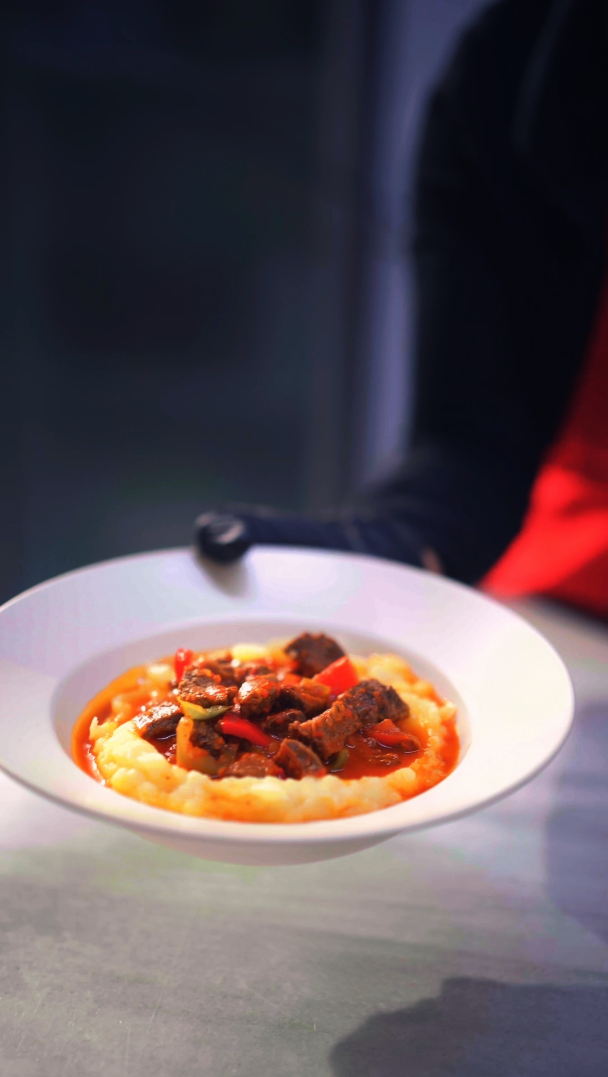
#> input picture mutfella-icerik/feed-9-gun/kaynak/IMG_0562.jpg, 1215 x 2153 px (shown at 1/2 size)
$ python facebook_kapak.py
#> lines starting #> are read from the running program, lines starting #| are printed output that depends on the picture; after the words box and inside, x2 and y2 are one past the last pixel; in counts of white or black regions, pixels touching at a corner belong together
### mutfella-icerik/uretim/feed.py
"""Mutfella - feed gönderileri ve profil ızgarası önizlemesi.

Kullanım:  python3 feed.py ../feed-9-gun/ayarlar.json
Gönderiler 1080x1440 çıkar: Instagram profil ızgarasının 3:4 oranıyla birebir. Yazılar, uygulama 4:5'e
kırparsa da kesilmeyecek alanda (üstten ve alttan 45 px içeride) durur.
Hikâyeler 1080x1920 çıkar; yazılar üstteki profil çubuğunun altında, alttaki mesaj çubuğunun üstünde kalır,
ortadaki boşluk uygulamada eklenecek anket / soru / kaydırıcı çıkartması içindir.
Tasarım önceki Mutfella gönderilerinin çizgisini izler: kırmızı etiket, kalın beyaz başlık, kırmızı nokta;
altta yuvarlak Mutfella logosu, "MUTFELLA CATERING · Kurumsal Yemek Hizmeti" ve web adresi.
"video" olan günler ızgarada boş, numaralı kutu olarak kalır; videolar gelince yerlerine girer.
"""
import json
import os
import sys

import numpy as np
from PIL import Image, ImageDraw, ImageFilter, ImageFont

HERE = os.path.dirname(os.path.abspath(__file__))
ROOT = os.path.dirname(os.path.dirname(HERE))

W, H = 1080, 1440
SH = 1920  # story height
MARGIN = 64
RED = (200, 16, 46)
WHITE = (255, 255, 255)
HEAD_MAX, HEAD_MIN = 104, 72
LOGO = os.path.join(ROOT, "mutfella-icerik", "marka", "mutfella-logo.png")
SITE = "mutfella.com.tr"


def repo(p):
    return os.path.join(ROOT, p)


def font(weight, size):
    num = {"Medium": 500, "Bold": 700, "ExtraBold": 800}[weight]
    return ImageFont.truetype(os.path.join(HERE, "fonts", f"Montserrat_{num}{weight}.ttf"), size)


def crop_to(img, size, center=(0.5, 0.5)):
    """Largest window with the target aspect ratio around `center`, resized to `size`."""
#> called with size = (378, 924), center = (0.5, 0.62)
    tw, th = size
#> tw = 378; th = 924
    sw, sh = img.size
#> sw = 1215; sh = 2153
    ratio = tw / th
#> ratio = 0.409
    cw, ch = (sw, sw / ratio) if sw / sh < ratio else (sh * ratio, sh)
#> cw = 880.8; ch = 2153
    cx = min(max(center[0] * sw, cw / 2), sw - cw / 2)
#> cx = 607.5
    cy = min(max(center[1] * sh, ch / 2), sh - ch / 2)
#> cy = 1076.5
    box = (round(cx - cw / 2), round(cy - ch / 2), round(cx + cw / 2), round(cy + ch / 2))
#> box = (167, 0, 1048, 2153)
    return img.crop(box).resize(size, Image.LANCZOS)


def grade(img, contrast=0.10, warmth=1.0, vignette=0.24):
    """Light touch: the footage is already graded. A soft S-curve, warm highlights and an edge falloff."""
#> called with contrast = 0.08, warmth = 1, vignette = 0.15
    a = np.asarray(img.convert("RGB")).astype(np.float32) / 255
    a = a + contrast * (a - 0.5) * (1 - np.abs(2 * a - 1))
    lum = a @ np.array([0.299, 0.587, 0.114], np.float32)
    a[..., 0] += 0.018 * lum * warmth
    a[..., 2] -= 0.018 * lum * warmth
    h, w = a.shape[:2]
#> h = 924; w = 378
    yy, xx = np.mgrid[0:h, 0:w].astype(np.float32)
    r = np.hypot((xx - w / 2) / (w / 2), (yy - h / 2) / (h / 2)) / np.sqrt(2)
    a *= (1 - vignette * np.clip(r - 0.3, 0, 1) ** 1.6 / 0.7 ** 1.6)[..., None]
    return Image.fromarray(np.clip(a * 255, 0, 255).astype(np.uint8))


# [15 lines left out: function shade, not called in this run]


def tracked(draw, xy, text, fnt, fill, tracking):
    x, y = xy
    for ch in text:
        draw.text((x, y), ch, font=fnt, fill=fill)
        x += draw.textlength(ch, font=fnt) + tracking
    return x - tracking


def tracked_width(draw, text, fnt, tracking):
    return sum(draw.textlength(ch, font=fnt) for ch in text) + tracking * (len(text) - 1)


# [211 lines left out: functions pill, headline_size, headline, subline, wrap_lines, wrapped and 7 more, not called in this run]


# [2 lines that do not run on import are left out]

### mutfella-icerik/uretim/facebook_kapak.py
"""Mutfella - Facebook sayfası kapak fotoğrafı (1640x924).

Kullanım:  python3 facebook_kapak.py
Facebook kapağı masaüstünde ortadaki yaklaşık 1640x610'luk şeridi, telefonda görselin tamamını gösterir; yazılar
bu yüzden ortadaki güvenli şeritte durur. Solda siyah zemin üstünde kırmızı etiket ve başlık, sağda çekimden üç
fotoğraf eğik paneller halinde. Sol alt köşe boş bırakılır (profil fotoğrafı ve sayfa notu oraya biner).
"""
import os

import numpy as np
from PIL import Image, ImageDraw, ImageFilter

from feed import RED, WHITE, crop_to, font, grade, repo, tracked

W, H = 1640, 924
SAFE = (157, 767)  # rows the desktop crop keeps
SLANT = 60
PANELS = [  # photo, focus (x, y) in the photo
    ("mutfella-icerik/feed-9-gun/kaynak/IMG_0562.jpg", (0.5, 0.62)),
    ("mutfella-icerik/feed-9-gun/kaynak/IMG_0575.jpg", (0.6, 0.36)),
    ("mutfella-icerik/feed-9-gun/kaynak/IMG_0547.jpg", (0.5, 0.6)),
]
PHONE = "0536 572 12 12"
OUT = "mutfella-icerik/facebook/mutfella-facebook-kapak.jpg"
PREVIEW = "mutfella-icerik/facebook/masaustu-onizleme.jpg"


# the classic handset (Material "call" icon outline, 24x24 box) as cubic segments; lines are degenerate cubics
HANDSET = [((6.62, 10.79), (8.06, 13.62), (10.38, 15.93), (13.21, 17.38)), ((13.21, 17.38), None, None, (15.41, 15.18)),
           ((15.41, 15.18), (15.68, 14.91), (16.08, 14.82), (16.43, 14.94)),
           ((16.43, 14.94), (17.55, 15.31), (18.76, 15.51), (20.0, 15.51)),
           ((20.0, 15.51), (20.55, 15.51), (21.0, 15.96), (21.0, 16.51)), ((21.0, 16.51), None, None, (21.0, 20.0)),
           ((21.0, 20.0), (21.0, 20.55), (20.55, 21.0), (20.0, 21.0)),
           ((20.0, 21.0), (10.61, 21.0), (3.0, 13.39), (3.0, 4.0)), ((3.0, 4.0), (3.0, 3.45), (3.45, 3.0), (4.0, 3.0)),
           ((4.0, 3.0), None, None, (7.5, 3.0)), ((7.5, 3.0), (8.05, 3.0), (8.5, 3.45), (8.5, 4.0)),
           ((8.5, 4.0), (8.5, 5.25), (8.7, 6.45), (9.07, 7.57)), ((9.07, 7.57), (9.18, 7.92), (9.1, 8.31), (8.82, 8.59)),
           ((8.82, 8.59), None, None, (6.62, 10.79))]


def phone_icon(size):
    """White handset in a red disc."""
    big = size * 4
    im = Image.new("RGBA", (big, big), (0, 0, 0, 0))
    d = ImageDraw.Draw(im)
    d.ellipse((0, 0, big - 1, big - 1), fill=RED)
    pts = []
    for p0, c1, c2, p1 in HANDSET:
        if c1 is None:
            pts.append(p1)
            continue
        for k in range(1, 13):
            u = k / 12
            pts.append(tuple((1 - u) ** 3 * a + 3 * (1 - u) ** 2 * u * b + 3 * (1 - u) * u ** 2 * c + u ** 3 * e
                             for a, b, c, e in zip(p0, c1, c2, p1)))
    s, off = big * 0.58 / 24, big * 0.21
    d.polygon([(off + x * s, off + y * s) for x, y in pts], fill=WHITE)
    return im.resize((size, size), Image.LANCZOS)


def main():
    base = np.zeros((H, W, 3), np.float32)
    yy, xx = np.mgrid[0:H, 0:W].astype(np.float32)
    r = np.hypot((xx - 360) / W, (yy - H / 2) / H)
    base[:] = np.array((16, 12, 12), np.float32)
    base += (np.clip(1 - r * 1.8, 0, 1) ** 2)[..., None] * np.array((46, 14, 16), np.float32)
    im = Image.fromarray(base.astype(np.uint8), "RGB").convert("RGBA")

    # three slanted photo panels on the right
    x0, x1 = 905, W + SLANT
    gap = 10
    pw = (x1 - x0 - gap * (len(PANELS) - 1)) / len(PANELS)
    edges = []
    for i, (path, focus) in enumerate(PANELS):
        left = x0 + i * (pw + gap)
        right = left + pw
        box_w = round(pw + 2 * SLANT)
        photo = grade(crop_to(Image.open(repo(path)).convert("RGB"), (box_w, H), focus), contrast=0.08, vignette=0.15)
        mask = Image.new("L", (W, H), 0)
#> mask: PIL image 1640x924 L; every value is 0
        poly = [(left + SLANT, 0), (right + SLANT, 0), (right - SLANT, H), (left - SLANT, H)]
        ImageDraw.Draw(mask).polygon(poly, fill=255)
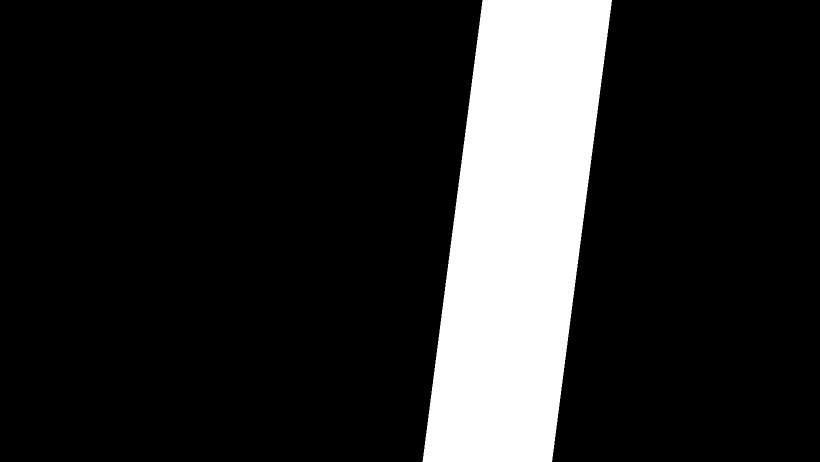
#> mask: PIL image 1640x924 L (shown at 1/2 size); 15.8% white; 1 white region, box (x1, y1, x2, y2) and area: (845, 0, 1224, 924) 239316
        layer = Image.new("RGBA", (W, H), (0, 0, 0, 0))
#> layer: PIL image 1640x924 RGBA; every value is 0
        layer.paste(photo.convert("RGBA"), (round(left - SLANT), 0))
        layer.putalpha(mask)
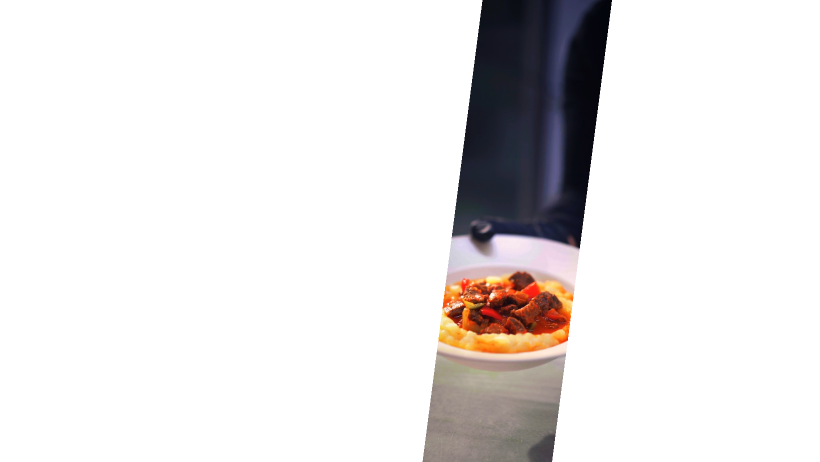
#> layer: PIL image 1640x924 RGBA (shown at 1/2 size); mean R, G, B, A 22.8, 19.4, 19.4, 40.3; transparent parts drawn white
        im.alpha_composite(layer)
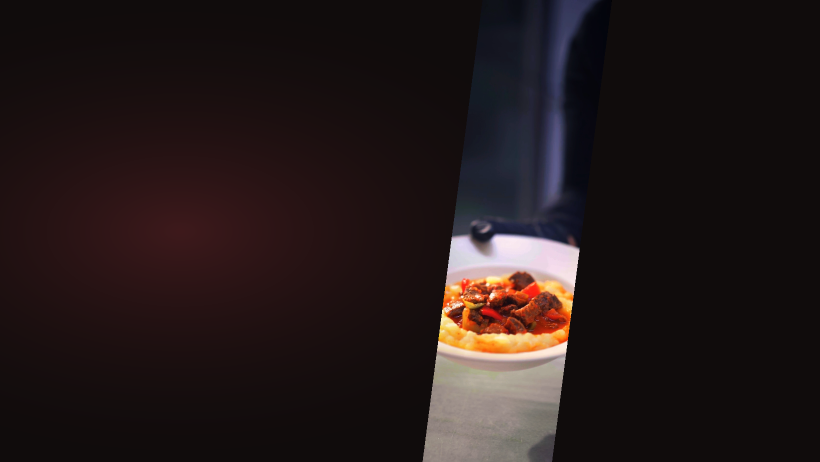
#> im: PIL image 1640x924 RGBA (shown at 1/2 size); mean R, G, B, A 35.7, 25.3, 25.3, 255
        edges.append(poly)
#> pass 2 of the loop in main, `for i, (path, focus) in enumerate(PANELS):`:
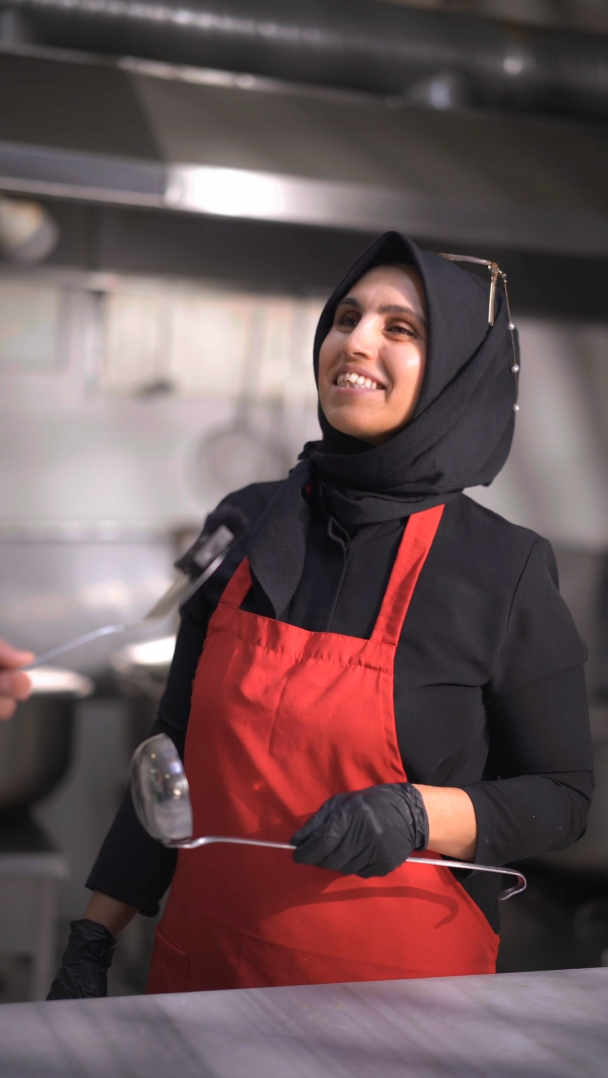
#> input picture mutfella-icerik/feed-9-gun/kaynak/IMG_0575.jpg, 1215 x 2156 px (shown at 1/2 size)
#> in main, `ImageDraw.Draw(mask).polygon(poly, fill=255)`:
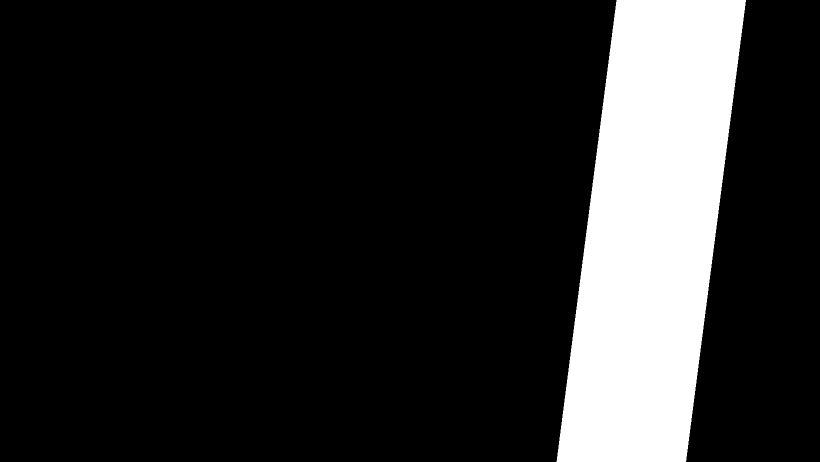
#> mask: PIL image 1640x924 L (shown at 1/2 size); 15.8% white; 1 white region, box (x1, y1, x2, y2) and area: (1113, 0, 1492, 924) 239316
#> in main, `im.alpha_composite(layer)`:
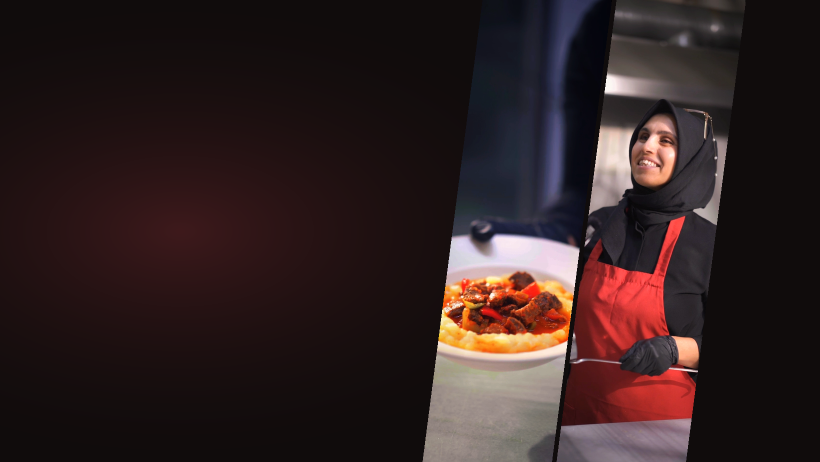
#> im: PIL image 1640x924 RGBA (shown at 1/2 size); mean R, G, B, A 49.2, 33.5, 33.7, 255
#> pass 3 of the loop in main, `for i, (path, focus) in enumerate(PANELS):`:
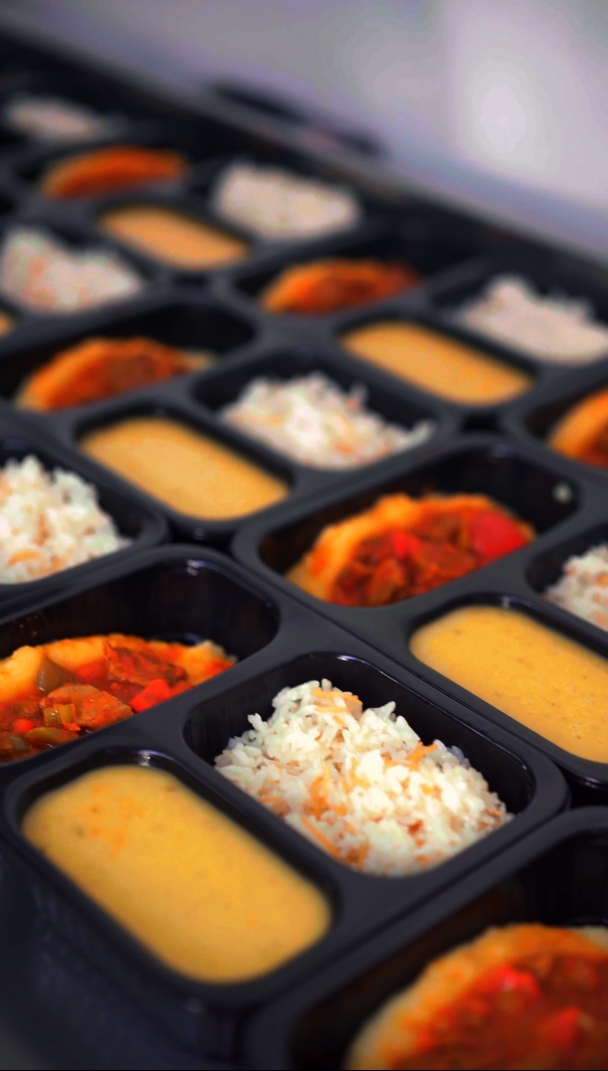
#> input picture mutfella-icerik/feed-9-gun/kaynak/IMG_0547.jpg, 1215 x 2141 px (shown at 1/2 size)
#> in main, `ImageDraw.Draw(mask).polygon(poly, fill=255)`:
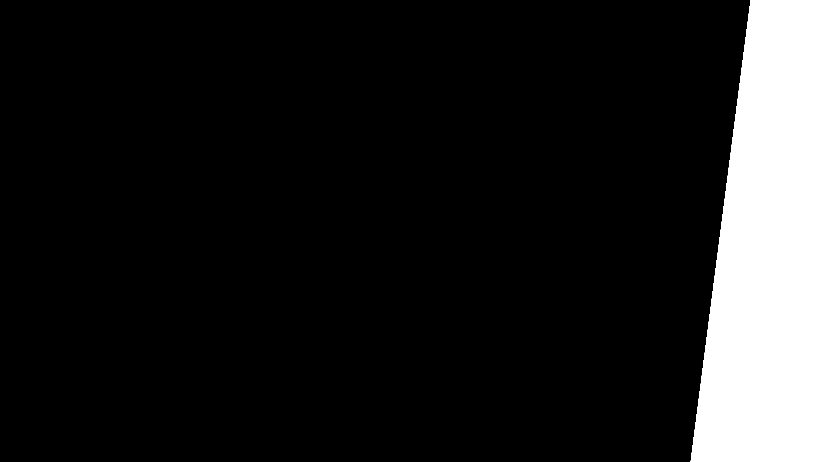
#> mask: PIL image 1640x924 L (shown at 1/2 size); 12.1% white; 1 white region, box (x1, y1, x2, y2) and area: (1381, 0, 1640, 924) 183816
#> in main, `im.alpha_composite(layer)`:
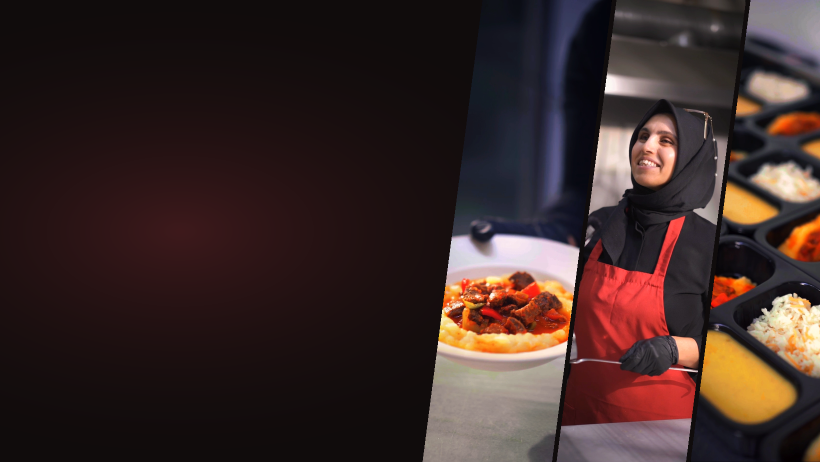
#> im: PIL image 1640x924 RGBA (shown at 1/2 size); mean R, G, B, A 60.6, 42.3, 39.9, 255
    # soften the photos towards the text side, then a red line along the first edge
    fade = Image.new("RGBA", (W, H), (16, 12, 12, 0))
    a = np.clip((1020 - xx - (H / 2 - yy) * SLANT * 2 / H) / 220, 0, 1) * 190
    fade.putalpha(Image.fromarray(a.astype(np.uint8)))
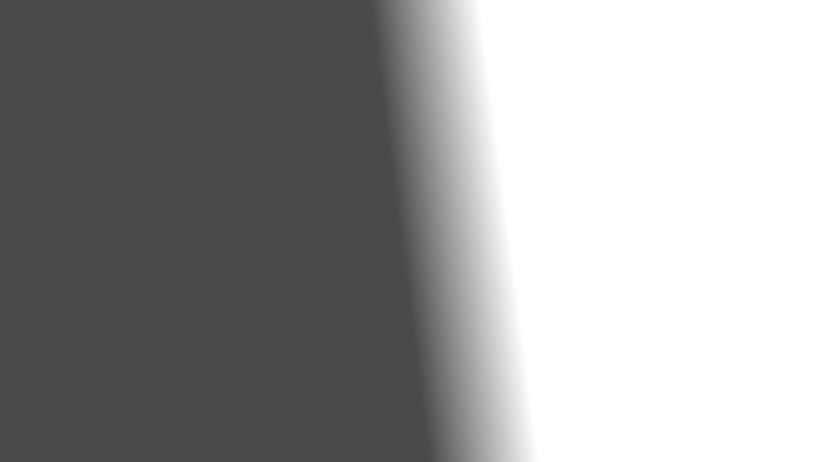
#> fade: PIL image 1640x924 RGBA (shown at 1/2 size); mean R, G, B, A 16, 12, 12, 105.4; transparent parts drawn white
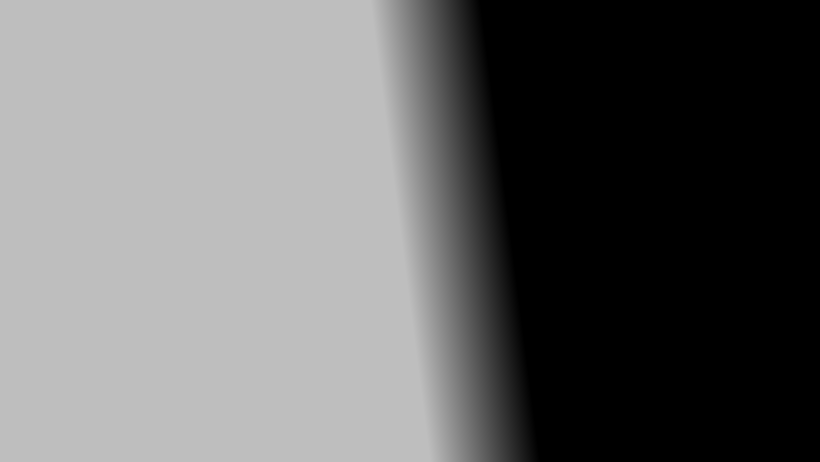
#> a: shape (924, 1640) float32 (shown at 1/2 size); min 0, max 190, mean 105.5
    im.alpha_composite(fade)
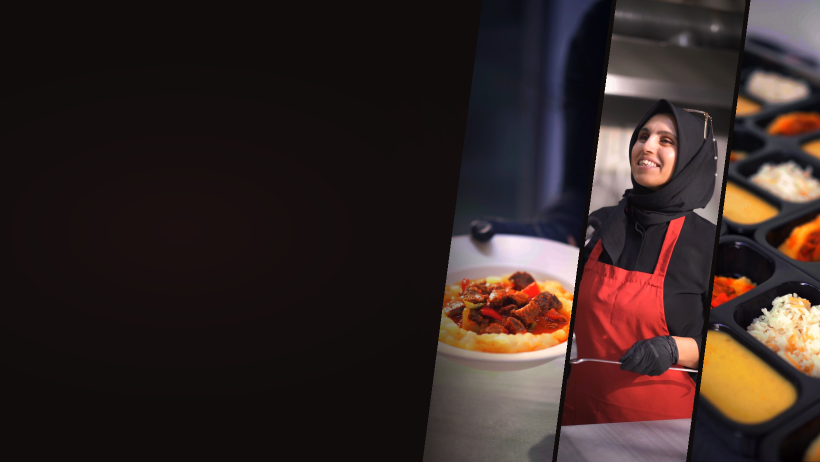
#> im: PIL image 1640x924 RGBA (shown at 1/2 size); mean R, G, B, A 53.5, 38.9, 36.6, 255
    d = ImageDraw.Draw(im)
    p = edges[0]
#> p = [(965, 0), (1223.3, 0), (1103.3, 924), (845, 924)]
    d.line([p[0], p[3]], fill=RED, width=8)

    # text block, inside the desktop strip and clear of the bottom-left corner
    ink = Image.new("RGBA", (W, H), (0, 0, 0, 0))
    d = ImageDraw.Draw(ink)
    x, y = 96, 226
    f = font("Bold", 26)
    label = "MUTFELLA CATERING"
    tw = sum(d.textlength(c, font=f) for c in label) + 4 * (len(label) - 1)
#> tw = 341.3
    d.rounded_rectangle((x, y, x + tw + 56, y + 56), radius=28, fill=RED)
    tracked(d, (x + 28, y + 13), label, f, WHITE, 4)
    head = font("ExtraBold", 88)
    for i, line in enumerate(("Her gün taze,", "her gün sıcak")):
        d.text((x - 4, y + 86 + i * 100), line, font=head, fill=WHITE)
    dot_x = x - 4 + d.textlength("her gün sıcak", font=head)
#> dot_x = 685
    d.text((dot_x, y + 186), ".", font=head, fill=RED)
    d.text((x, y + 316), "Ofislere ve etkinliklere ev tadında yemek", font=font("Medium", 34), fill=(235, 228, 224))
    d.rectangle((x, y + 382, x + 80, y + 388), fill=RED)
    d.text((x, y + 404), "Sipariş ve teklif için arayın ya da yazın", font=font("Medium", 28), fill=(235, 228, 224))
    ink.alpha_composite(phone_icon(56), (x, y + 450))
#> in phone_icon, `im = Image.new("RGBA", (big, big), (0, 0, 0, 0))`: im: PIL image 224x224 RGBA; every value is 0
#> in phone_icon, `return im.resize((size, size), Image.LANCZOS)`:
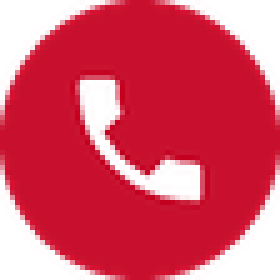
#> returned value: PIL image 56x56 RGBA (shown 5 times larger); mean R, G, B, A 173.7, 27.1, 51.2, 200.2; transparent parts drawn white
    big = font("Bold", 46)
    d.text((x + 72, y + 451), PHONE, font=big, fill=WHITE)
    d.text((x + 72 + d.textlength(PHONE, font=big) + 26, y + 465), "·  mutfella.com.tr", font=font("Bold", 28),
           fill=(235, 228, 224))
    shadow = Image.new("RGBA", (W, H), (0, 0, 0, 0))
    shadow.putalpha(ink.getchannel("A").filter(ImageFilter.GaussianBlur(10)).point(lambda v: v // 2))
    im.alpha_composite(shadow)
    im.alpha_composite(ink)

    os.makedirs(os.path.dirname(repo(OUT)), exist_ok=True)
    out = im.convert("RGB")
    out.save(repo(OUT), quality=94, subsampling=0)
    print("kaydedildi:", repo(OUT))
    # how it sits on the desktop page: the middle strip, the profile picture just under its bottom-left
    strip = out.crop((0, SAFE[0], W, SAFE[1]))
    pv = Image.new("RGB", (W, strip.height + 300), (242, 243, 245))
    pv.paste(strip, (0, 0))
#> (the run stopped early here; a loop or call above may not have finished)
